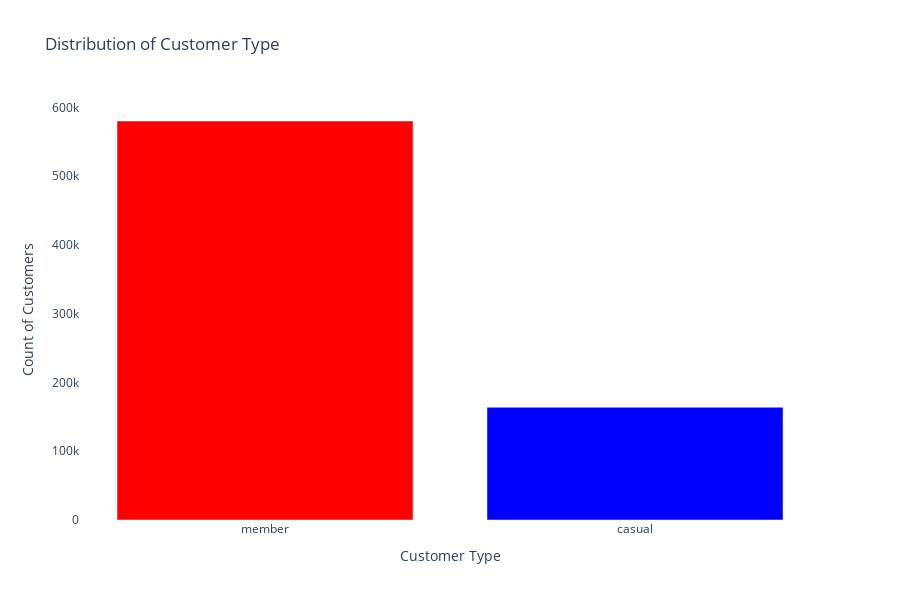

Notebook code for this chart:
### Code cell
# now we can plot this (will use in our dashboard):

fig = go.Figure(go.Bar(
    x=member_types['member_type'],
    y=member_types['count'],
    marker = {'color':member_types['count'], 'colorscale' : 'bluered'}
                      ))

# Update the layout
fig.update_layout(
    title='Distribution of Customer Type',
    xaxis_title='Customer Type',
    yaxis_title='Count of Customers',
    plot_bgcolor='white',
    width=900,
    height=600
)

# Show the figure
fig.show()

### Figure 1 — Plotly figure (JSON) as saved in the notebook; plotly's stock layout.template omitted (floating-point values rounded to 4 significant figures)
{"data": [{"marker": {"color": [580311, 163840], "colorscale": [[0, "rgb(0,0,255)"], [1, "rgb(255,0,0)"]]}, "type": "bar", "x": ["member", "casual"], "y": [580311, 163840]}], "layout": {"height": 600, "plot_bgcolor": "white", "title": {"text": "Distribution of Customer Type"}, "width": 900, "xaxis": {"autorange": true, "range": [-0.5, 1.5], "title": {"text": "Customer Type"}, "type": "category"}, "yaxis": {"autorange": true, "range": [0, 610900.0], "title": {"text": "Count of Customers"}, "type": "linear"}}}
